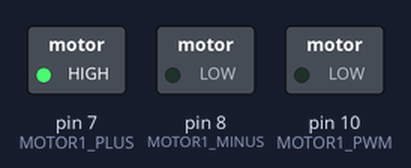
The sketch below on a simulated Arduino Uno, built with avr-gcc and run on an emulated ATmega328P. Shown: switched loads named in the sketch (green lamp = pin HIGH).

Above: at 0.05 s.
At 1.45 s:
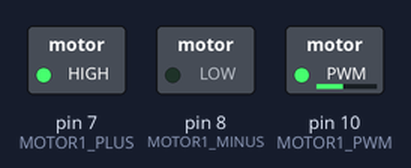
At 2.9 s:
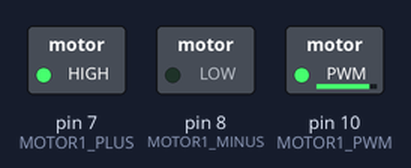
At 5.8 s:
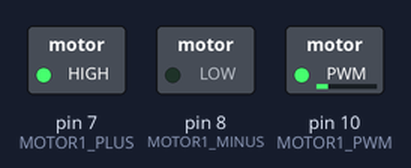
At 9.3 s:
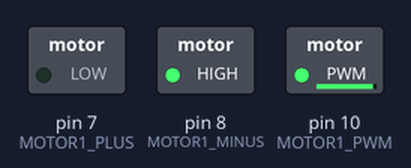
At 12.85 s:
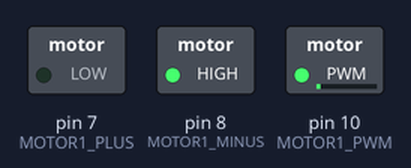
Timing chart, 0 to 16.8 s (numbered marks = the images above):
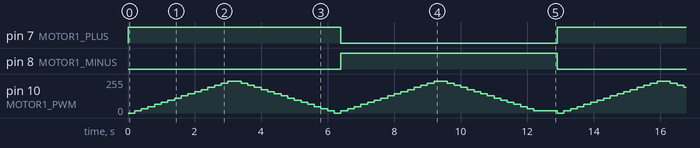

The sketch:

sketch-expt5B.ino
```cpp
// Arduino pins for PWM outputs connected to Motor Enables.
#define MOTOR1_PWM 10
// Arduino digital pins for motor direction
#define MOTOR1_PLUS 7
#define MOTOR1_MINUS 8
void setup() {
  int i;
  //Motor control pins in output mode
  pinMode(MOTOR1_PWM, OUTPUT);
  pinMode(MOTOR1_PLUS, OUTPUT);
  pinMode(MOTOR1_MINUS, OUTPUT);
  //At power on, all motors should be OFF
  idle();
  //For potential debugging
  //Serial.begin(9600);
}
void idle(void) {
  digitalWrite(MOTOR1_PLUS, LOW);
  digitalWrite(MOTOR1_MINUS, LOW);
  digitalWrite(MOTOR1_PWM, LOW);
}
void run_motor(int speed) {
  int direction, m_plus, m_minus, m_pwm;
  //negative values of speed imply speed in reverse direction.
  if (speed < 0) {
    direction = -1;
    speed = -speed;
  } else direction = 1;
  if (speed > 255) speed = 255;

     m_plus = MOTOR1_PLUS;
     m_minus = MOTOR1_MINUS;
     m_pwm = MOTOR1_PWM;
  if (direction == 1) {
    digitalWrite(m_plus, HIGH);
    digitalWrite(m_minus, LOW);
  } else {
    digitalWrite(m_plus, LOW);
    digitalWrite(m_minus, HIGH);
  }
  //write values to debug code
  //Serial.print(" m_plus: ");
  //Serial.print(m_plus);
  //Serial.print(" m_minus: ");
  //Serial.print(m_minus);
  //Serial.print(" speed: ");
  //Serial.println(speed);
  //Set rotation direction
  //And set the pwm value
  analogWrite(m_pwm, speed);
  //Done!
}

void loop(void) {
int speed;
  //In Expt. 5B, we accelerate, decelerate, stop
  //Then accelerate decelerate in the opposite direction.
  //Accelerate from 0 to max
  for (speed = 0; speed < 255; speed += 16) {
    run_motor(speed);
    delay(200);
  }
  //Decelerate to 0 then accelerate in the reverse direction to max
  for (speed = 240; speed > -255; speed -= 16) {
    run_motor(speed);
    delay(200);
  }
  //Decelerate from max speed in reverse direction to static
  for (speed = -240; speed < 0; speed += 16) {
    run_motor(speed);
    delay(200);
  }
  //Take a breath ... and repeat the loop
  delay(500);
}
```

Measured:
- by itself, pin 7 (MOTOR1_PLUS): alternates HIGH for 6.4 s and LOW for 6.5 s
- by itself, pin 8 (MOTOR1_MINUS): alternates HIGH for 6.5 s and LOW for 6.4 s
